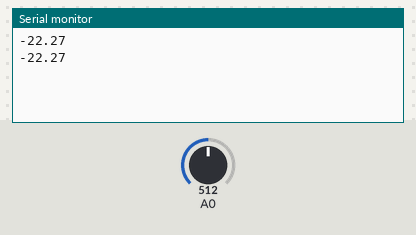
This sketch was run on a simulated Arduino Uno, built with avr-gcc and run on an emulated ATmega328P. Shown: the last lines printed to the serial monitor. The test bench sets the inputs (shaded band); at power-on: A0 = 512.

Above: at 1.8 s.
1.9 s: A0 set to 716
At 2.8 s:
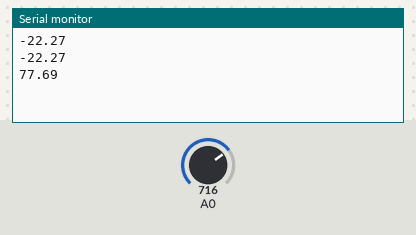
3.4 s: A0 set to 900
At 4.7 s:
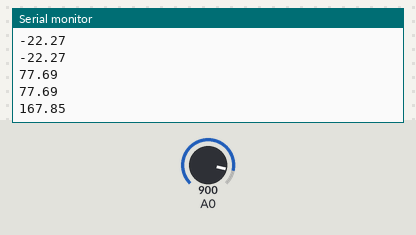
Timing chart, 0 to 6.4 s (numbered marks = the images above; inputs shaded):
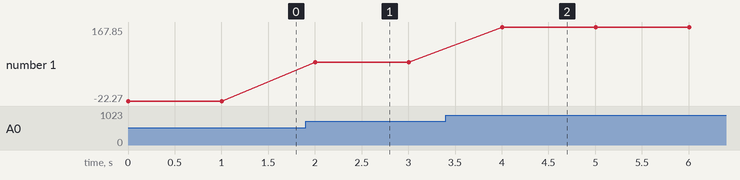

The sketch:

temp_sensor.ino
```cpp
/*
  Temperature Sensor Example Code
  This code takes a voltage in mv and coverts it to celcius via kelvin

  Wiring (left to right):

  Pin 1 -> Nothing
  Pin 2 -> A0 In -> 1K Resistor -> 5V
  Pin 3 -> GND

*/

void setup() {
  Serial.begin(9600);
}

void loop() {

  float analog_read = analogRead(0);
  float celsius = read_to_celsius(analog_read);

  Serial.println(celsius);
  delay(1000);
}

//
// read_to_celsius
//

float read_to_celsius(float analog_read){
  float kelvin = ((analog_read * 4.90) / 10);
  float celsius = kelvin - 273.15;
  return celsius;
}
```

Measured:
- after the input at 1.9 s, the serial monitor: prints a new line after 0.10 s (image 1)
- after the input at 3.4 s, the serial monitor: prints a new line after 0.60 s (image 2)
- plotted number 1: -22.27 → 77.69 after the input at 1.9 s, 77.69 → 167.85 after the input at 3.4 s
